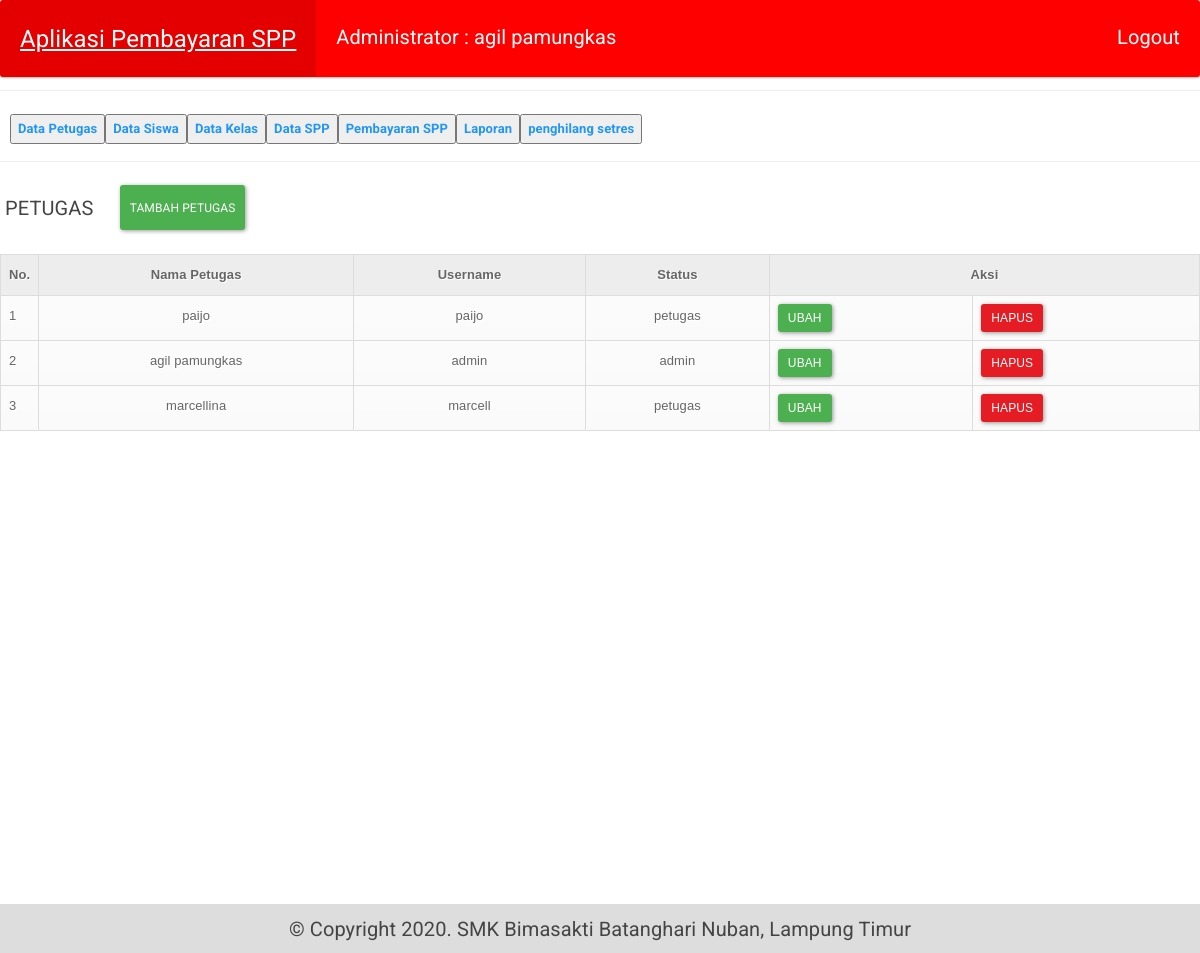
The app's page /tampil_petugas.php (signed in) with its own data.
### tables this page shows
CREATE TABLE IF NOT EXISTS `petugas` (
  `id_petugas` int(11) NOT NULL,
  `username` varchar(25) NOT NULL,
  `password` varchar(32) NOT NULL,
  `nama_petugas` varchar(35) NOT NULL,
  `level` enum('admin','petugas') NOT NULL
);

### tampil_petugas.php (the view)
<?php include "header.php"?>
<div class="main">
<div class="row">
<h5>&emsp;PETUGAS </h5>&emsp;&emsp;
    <button class="btn btn-success btn-sm" onclick="location.href='add_petugas.php'">Tambah Petugas</button>
</div>
<br>
	<div class="table-responsive">
	 <table  class="table table-bordered" cellspacing='0' style="width: 100%">
		<?php require 'koneksi.php';
			$no=1; $ambil=$koneksi->query("SELECT * FROM petugas");?>
		<tr>
			<th width="10px;">No.</th>
			<th style="text-align: center;">Nama Petugas</th>
			<th style="text-align: center;">Username</th>
			<th style="text-align: center;">Status</th>
			<th colspan="2" style="text-align: center;">Aksi</th>
		</tr>
		<?php while($get=$ambil->fetch_assoc()){ ?>
		<tr>
			<td><?= $no;  ?></td>
			<td><?= $get['nama_petugas'];  ?></td>
			<td><?= $get['username'];  ?></td>
			<td><?= $get['level'];  ?></td>
			<td><a href="update_petugas.php?kode=<?= $get['id_petugas'];?>"><button class="btn btn-success btn-sm">Ubah</button></td>
			<td><a href="method/deletea.php?kode=<?= $get['id_petugas'];?>"><button class="btn btn-danger btn-sm">Hapus</button></td>
		</tr>
		<?php $no++; } ?>
	</table>
	</div>
</div>
<?php include "footer.php"?>

### admin.css (style rules this page uses)
* { box-sizing: border-box; }
@media (min-width: 400px) { button { float: left; } }

### style.css (style rules this page uses)
* { box-sizing: border-box; }
body { font-family: Arial , Helvetica, sans-serif; margin: 0; }
.row { display: -ms-flexbox; display: flex; -ms-flex-wrap: wrap; flex-wrap: wrap; }
body { background: url(assets/p.jpg)no-repeat fixed; -webkit-background-size:100%100%; -moz-background-size:100%100%; -o-background-size:100%100%; background-size:100%100%; }

### table.css (style rules this page uses)
table { font-family: Arial, Helvetica, sans-serif; color: #666; text-shadow: 1px 1px 0px #fff; background: #eaebec; border: #ccc 1px solid; }
table th { padding: 15px 35px; border-left:1px solid #e0e0e0; border-bottom: 1px solid #e0e0e0; background: #ededed; }
table th:first-child { border-left:white; }
table tr { text-align: center; padding-left: 20px; }
table td:first-child { text-align: left; padding-left: 20px; border-left: 0; }
table td { padding: 15px 35px; border-top: 1px solid #ffffff; border-bottom: 1px solid #e0e0e0; border-left: 1px solid #e0e0e0; background: #fafafa; background: -webkit-gradient(linear, left top, left bottom, from(#fbfbfb), to(#fafafa)); background: -moz-linear-gradient(top, #fbfbfb, #fafafa); }
table tr:last-child td { border-bottom: 0; }
table tr:last-child td:first-child { -moz-border-radius-bottomleft: 3px; -webkit-border-bottom-left-radius: 3px; border-bottom-left-radius: 3px; }
table tr:last-child td:last-child { -moz-border-radius-bottomright: 3px; -webkit-border-bottom-right-radius: 3px; border-bottom-right-radius: 3px; }

### records on screen
petugas: nama_petugas "paijo", username "paijo", level "petugas"
petugas: nama_petugas "agil pamungkas", username "admin", level "admin"
petugas: nama_petugas "marcellina", username "marcell", level "petugas"

### other values on screen
$_SESSION['nama_petugas'] "agil pamungkas"
